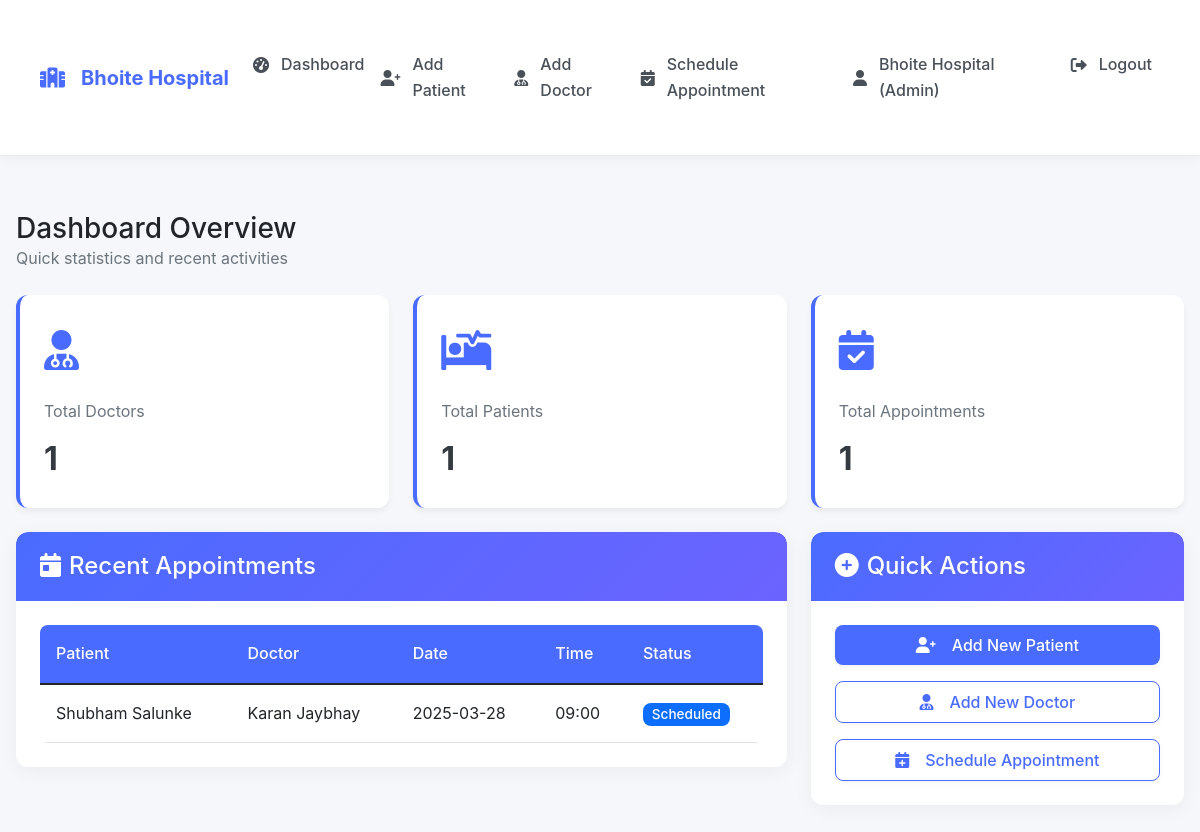
/admin/dashboard (signed in), run on the app's committed database.
### tables this page shows
CREATE TABLE appointments (
        id INTEGER PRIMARY KEY AUTOINCREMENT,
        patient_id INTEGER NOT NULL,
        doctor_id INTEGER NOT NULL,
        date TEXT NOT NULL,
        time_slot TEXT NOT NULL,
        status TEXT DEFAULT 'Scheduled',
        notes TEXT,
        created_at TIMESTAMP DEFAULT CURRENT_TIMESTAMP,
        hospital_id INTEGER NOT NULL,
        FOREIGN KEY (patient_id) REFERENCES patients(id),
        FOREIGN KEY (doctor_id) REFERENCES doctors(id),
        FOREIGN KEY (hospital_id) REFERENCES staff(id)
    );

CREATE TABLE patients (
        id INTEGER PRIMARY KEY AUTOINCREMENT,
        name TEXT NOT NULL,
        age INTEGER NOT NULL,
        gender TEXT,
        contact TEXT,
        address TEXT,
        medical_history TEXT,
        created_at TIMESTAMP DEFAULT CURRENT_TIMESTAMP,
        created_by INTEGER,
        hospital_id INTEGER NOT NULL,
        FOREIGN KEY (created_by) REFERENCES staff(id),
        FOREIGN KEY (hospital_id) REFERENCES staff(id)
    );

CREATE TABLE doctors (
        id INTEGER PRIMARY KEY AUTOINCREMENT,
        name TEXT NOT NULL,
        specialization TEXT NOT NULL,
        experience INTEGER,
        consultation_fee REAL,
        contact TEXT,
        bio TEXT,
        image_path TEXT,
        username TEXT UNIQUE,
        password TEXT,
        created_by INTEGER,
        hospital_id INTEGER NOT NULL,
        FOREIGN KEY (created_by) REFERENCES staff(id),
        FOREIGN KEY (hospital_id) REFERENCES staff(id)
    );

### app.py (the view)
@app.route('/admin/dashboard')
def admin_dashboard():
    if 'user_id' not in session or session['user_type'] != 'admin':
        return redirect(url_for('login'))
    conn = get_db_connection()
    doctors_count = conn.execute('SELECT COUNT(*) FROM doctors WHERE hospital_id = ?',
                               (session['hospital_id'],)).fetchone()[0]
    patients_count = conn.execute('SELECT COUNT(*) FROM patients WHERE hospital_id = ?',
                                (session['hospital_id'],)).fetchone()[0]
    appointments_count = conn.execute('SELECT COUNT(*) FROM appointments WHERE hospital_id = ?',
                                    (session['hospital_id'],)).fetchone()[0]
    recent_appointments = conn.execute('''
        SELECT a.id, p.name as patient_name, d.name as doctor_name, a.date, a.time_slot, a.status
        FROM appointments a
        JOIN patients p ON a.patient_id = p.id
        JOIN doctors d ON a.doctor_id = d.id
        WHERE a.hospital_id = ?
        ORDER BY a.date DESC, a.time_slot DESC
        LIMIT 5
    ''', (session['hospital_id'],)).fetchall()
    conn.close()
    return render_template('admin/dashboard.html',
                         doctors_count=doctors_count,
                         patients_count=patients_count,
                         appointments_count=appointments_count,
                         recent_appointments=recent_appointments)

### app.py (called while the page is built)
def get_db_connection():
    conn = sqlite3.connect('hospital.db')
    conn.row_factory = sqlite3.Row
    return conn

### templates/admin/dashboard.html (shortened to what this page needs)
{% extends "base.html" %}
{% block content %}
<div class="mb-4">
    <h3 class="text-dark mb-0">Dashboard Overview</h3>
    <p class="text-muted">Quick statistics and recent activities</p>
</div>
<div class="row g-4 mb-4">
    <div class="col-md-4">
        <div class="dashboard-card">
            <div class="card-icon">
                <i class="fas fa-user-md"></i>
            </div>
            <div class="card-title">Total Doctors</div>
            <div class="card-value">{{ doctors_count }}</div>
        </div>
    </div>
    <div class="col-md-4">
        <div class="dashboard-card">
            <div class="card-icon">
                <i class="fas fa-procedures"></i>
            </div>
            <div class="card-title">Total Patients</div>
            <div class="card-value">{{ patients_count }}</div>
        </div>
    </div>
    <div class="col-md-4">
        <div class="dashboard-card">
            <div class="card-icon">
                <i class="fas fa-calendar-check"></i>
            </div>
            <div class="card-title">Total Appointments</div>
            <div class="card-value">{{ appointments_count }}</div>
        </div>
    </div>
</div>
<div class="row">
    <div class="col-md-8">
        <div class="card">
            <div class="card-header">
                <h4 class="mb-0"><i class="fas fa-calendar-day me-2"></i>Recent Appointments</h4>
            </div>
            <div class="card-body">
                <div class="table-responsive">
                    <table class="table table-hover">
                        <thead>
                            <tr>
                                <th>Patient</th>
                                <th>Doctor</th>
                                <th>Date</th>
                                <th>Time</th>
                                <th>Status</th>
                            </tr>
                        </thead>
                        <tbody>
                            {% for app in recent_appointments %}
                            <tr>
                                <td>{{ app.patient_name }}</td>
                                <td>{{ app.doctor_name }}</td>
                                <td>{{ app.date }}</td>
                                <td>{{ app.time_slot }}</td>
                                <td>
                                    <span class="badge
                                        {% if app.status == 'Completed' %}bg-success
                                        {% elif app.status == 'Cancelled' %}bg-danger
                                        {% else %}bg-primary{% endif %}">
                                        {{ app.status }}
                                    </span>
                                </td>
                            </tr>
                            {% else %}
                            <tr>
                                <td colspan="5" class="text-center">No recent appointments</td>
                            </tr>
                            {% endfor %}
                        </tbody>
                    </table>
                </div>
            </div>
        </div>
    </div>
    <div class="col-md-4">
        <div class="card">
            <div class="card-header">
                <h4 class="mb-0"><i class="fas fa-plus-circle me-2"></i>Quick Actions</h4>
            </div>
            <div class="card-body">
                <div class="d-grid gap-3">
                    <a href="{{ url_for('add_patient') }}" class="btn btn-primary">
                        <i class="fas fa-user-plus me-2"></i>Add New Patient
                    </a>
                    <a href="{{ url_for('add_doctor') }}" class="btn btn-outline-primary">
                        <i class="fas fa-user-md me-2"></i>Add New Doctor
                    </a>
                    <a href="{{ url_for('schedule_appointment') }}" class="btn btn-outline-primary">
                        <i class="fas fa-calendar-plus me-2"></i>Schedule Appointment
                    </a>
                </div>
            </div>
        </div>
    </div>
</div>
{% endblock %}

### static/css/style.css (style rules this page uses)
:root { --primary: #4a6bff; --primary-light: #eef1ff; --primary-dark: #3a56d4; --secondary: #6c63ff; --success: #28a745; --info: #17a2b8; --warning: #ffc107; --danger: #dc3545; --light: #f8f9fa; --dark: #343a40; --white: #ffffff; --gray-100: #f8f9fa; --gray-200: #e9ecef; --gray-300: #dee2e6; --gray-400: #ced4da; --gray-500: #adb5bd; --gray-600: #6c757d; --gray-700: #495057; --gray-800: #343a40; --gray-900: #212529; }
body { font-family: 'Inter', -apple-system, BlinkMacSystemFont, 'Segoe UI', Roboto, 'Helvetica Neue', Arial, sans-serif; background-color: #f5f7fa; color: var(--gray-800); line-height: 1.6; min-height: 100vh; }
.card { border: none; border-radius: 12px; box-shadow: 0 4px 20px rgba(0, 0, 0, 0.05); transition: all 0.3s ease; overflow: hidden; background: var(--white); margin-bottom: 1.5rem; }
.card-header { background: linear-gradient(135deg, var(--primary), var(--secondary)); color: var(--white); border-radius: 12px 12px 0 0 !important; padding: 1.25rem 1.5rem; font-weight: 600; border-bottom: none; }
.card-body { padding: 1.5rem; }
.dashboard-card { background: var(--white); border-radius: 12px; padding: 1.5rem; box-shadow: 0 4px 6px rgba(0, 0, 0, 0.05); transition: all 0.3s ease; height: 100%; position: relative; border-left: 4px solid var(--primary); }
.dashboard-card .card-icon { font-size: 2.5rem; color: var(--primary); margin-bottom: 1rem; }
.dashboard-card .card-title { font-size: 1rem; color: var(--gray-600); margin-bottom: 0.5rem; }
.dashboard-card .card-value { font-size: 2rem; font-weight: 700; color: var(--dark); }
.btn { border-radius: 8px; padding: 0.5rem 1.25rem; font-weight: 500; transition: all 0.3s ease; box-shadow: 0 2px 5px rgba(0, 0, 0, 0.05); border: none; display: inline-flex; align-items: center; justify-content: center; gap: 0.5rem; }
.btn-primary { background-color: var(--primary); color: white; }
.btn-outline-primary { border: 1px solid var(--primary); color: var(--primary); }
.table { border-radius: 8px; overflow: hidden; margin-bottom: 0; }
.table th { background-color: var(--primary); color: var(--white); font-weight: 500; padding: 1rem; }
.table td { vertical-align: middle; padding: 1rem; }
.badge { font-weight: 500; padding: 0.35em 0.65em; border-radius: 8px; font-size: 0.85em; }

### data on the page
appointments: patient_name "Shubham Salunke", doctor_name "Karan Jaybhay", date "2025-03-28", time_slot "09:00", status "Scheduled"

### other printed values
{{ session['hospital_name'] }} "Bhoite Hospital"
{{ session['name'] }} "Bhoite Hospital"
{{ 'Admin' if session['user_type'] == 'admin' else 'Doctor' }} "Admin"
{{ doctors_count }} "1"
{{ patients_count }} "1"
{{ appointments_count }} "1"
